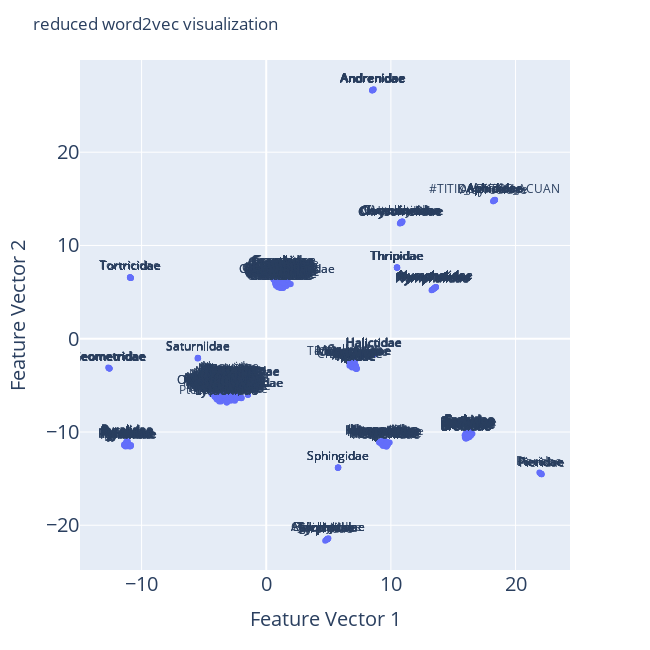

Notebook cell for this chart:
### Code cell
import importlib, sys
importlib.reload(sys.modules['modul.visualisasiHelper'])
from modul.visualisasiHelper import embeddingPlot,plotly_graph

#6 #konversi node networkx ke RDF
# input : df_node, URL, data_acuan
URL = "http://pyRDF2Vec"
df_serangga = df_node[df_node['group']=="serangga"]
CUSTOM_KG = df_serangga_to_rdf(df_serangga, URL, data_acuan)

#7 #embedding
list_serangga=df_node[df_node['group']=="serangga"].taxon_id.to_list()
# list entity yang akan diembedd. serangga acuan urutan terakhir
list_of_entities = [ URL+"#"+taxon_id for taxon_id in list_serangga ]
list_of_entities.append(f"{URL}#SERANGGA_ACUAN")
transformer, embeddings, _ = rdf_KG_to_embeddings(CUSTOM_KG, list_of_entities)
# list_of_entities == transformer._entities # True # artinya sama dua2nya

# dictionary serangga
dictionary_serangga = df_to_dictionary_taxon(df_serangga)
# output
# embeddings, list_of_entities, dictionary_serangga



# visualisasi
# input
# embeddings, list_of_entities, dictionary_serangga
embeddingPlot(embeddings, list_of_entities, dictionary_serangga, 650, 650)

### Figure 1 — Plotly figure (JSON) as saved in the notebook; plotly's stock layout.template omitted (floating-point values rounded to 4 significant figures; data arrays with more than 128 entries replaced by an {"elided": "..."} marker saying what was removed)
{"data": [{"hovertemplate": "<b>%{hovertext}</b><br><br>feature-vector-1=%{x}<br>feature-vector-2=%{y}<br>text=%{text}<extra></extra>", "hovertext": {"elided": "495 str values"}, "legendgroup": "", "marker": {"color": "#636efa", "symbol": "circle"}, "mode": "markers+text", "name": "", "showlegend": false, "text": {"elided": "495 str values"}, "textposition": "top center", "type": "scatter", "x": {"elided": "495 float values"}, "xaxis": "x", "y": {"elided": "495 float values"}, "yaxis": "y"}], "layout": {"height": 650, "legend": {"tracegroupgap": 0}, "margin": {"t": 60}, "title": {"text": "reduced word2vec visualization"}, "width": 650, "xaxis": {"anchor": "y", "domain": [0, 1], "tickfont": {"size": 20}, "title": {"font": {"size": 20}, "text": "Feature Vector 1"}}, "yaxis": {"anchor": "x", "domain": [0, 1], "tickfont": {"size": 20}, "title": {"font": {"size": 20}, "text": "Feature Vector 2"}}}}
